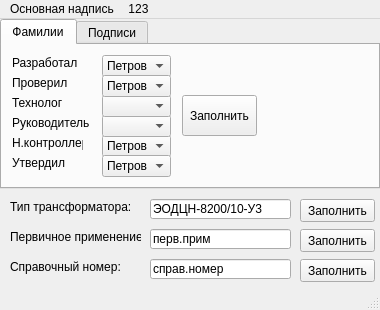
<?xml version="1.0" encoding="UTF-8"?>
<ui version="4.0">
 <class>MainWindow</class>
 <widget class="QMainWindow" name="MainWindow">
  <property name="enabled">
   <bool>true</bool>
  </property>
  <property name="geometry">
   <rect>
    <x>0</x>
    <y>0</y>
    <width>380</width>
    <height>310</height>
   </rect>
  </property>
  <property name="sizePolicy">
   <sizepolicy hsizetype="Fixed" vsizetype="Fixed">
    <horstretch>0</horstretch>
    <verstretch>0</verstretch>
   </sizepolicy>
  </property>
  <property name="windowTitle">
   <string>MainWindow</string>
  </property>
  <widget class="QWidget" name="centralwidget">
   <widget class="QCheckBox" name="checkBox">
    <property name="geometry">
     <rect>
      <x>-140</x>
      <y>300</y>
      <width>70</width>
      <height>17</height>
     </rect>
    </property>
    <property name="text">
     <string>CheckBox</string>
    </property>
   </widget>
   <widget class="QLabel" name="label_9">
    <property name="geometry">
     <rect>
      <x>10</x>
      <y>180</y>
      <width>131</width>
      <height>16</height>
     </rect>
    </property>
    <property name="text">
     <string>Тип трансформатора:</string>
    </property>
   </widget>
   <widget class="QLineEdit" name="lineEdit">
    <property name="geometry">
     <rect>
      <x>150</x>
      <y>180</y>
      <width>141</width>
      <height>20</height>
     </rect>
    </property>
    <property name="text">
     <string>ЭОДЦН-8200/10-У3</string>
    </property>
   </widget>
   <widget class="QTabWidget" name="tabWidget">
    <property name="geometry">
     <rect>
      <x>0</x>
      <y>0</y>
      <width>380</width>
      <height>170</height>
     </rect>
    </property>
    <property name="currentIndex">
     <number>0</number>
    </property>
    <widget class="QWidget" name="tab">
     <attribute name="title">
      <string>Фамилии</string>
     </attribute>
     <widget class="QLabel" name="label_10">
      <property name="geometry">
       <rect>
        <x>10</x>
        <y>50</y>
        <width>71</width>
        <height>16</height>
       </rect>
      </property>
      <property name="text">
       <string>Технолог</string>
      </property>
     </widget>
     <widget class="QLabel" name="label_11">
      <property name="geometry">
       <rect>
        <x>10</x>
        <y>30</y>
        <width>71</width>
        <height>16</height>
       </rect>
      </property>
      <property name="text">
       <string>Проверил</string>
      </property>
     </widget>
     <widget class="QComboBox" name="comboBox_7">
      <property name="geometry">
       <rect>
        <x>100</x>
        <y>90</y>
        <width>69</width>
        <height>22</height>
       </rect>
      </property>
      <item>
       <property name="text">
        <string>Петров</string>
       </property>
      </item>
      <item>
       <property name="text">
        <string>Уфрутов</string>
       </property>
      </item>
      <item>
       <property name="text">
        <string>Сорокин</string>
       </property>
      </item>
      <item>
       <property name="text">
        <string>Круглов</string>
       </property>
      </item>
     </widget>
     <widget class="QLabel" name="label_12">
      <property name="geometry">
       <rect>
        <x>10</x>
        <y>10</y>
        <width>71</width>
        <height>16</height>
       </rect>
      </property>
      <property name="text">
       <string>Разработал</string>
      </property>
     </widget>
     <widget class="QLabel" name="label_13">
      <property name="geometry">
       <rect>
        <x>10</x>
        <y>90</y>
        <width>71</width>
        <height>16</height>
       </rect>
      </property>
      <property name="text">
       <string>Н.контроллер</string>
      </property>
     </widget>
     <widget class="QLabel" name="label_14">
      <property name="geometry">
       <rect>
        <x>10</x>
        <y>110</y>
        <width>71</width>
        <height>16</height>
       </rect>
      </property>
      <property name="text">
       <string>Утвердил</string>
      </property>
     </widget>
     <widget class="QComboBox" name="comboBox_8">
      <property name="geometry">
       <rect>
        <x>100</x>
        <y>10</y>
        <width>69</width>
        <height>22</height>
       </rect>
      </property>
      <item>
       <property name="text">
        <string>Петров</string>
       </property>
      </item>
      <item>
       <property name="text">
        <string>Уфрутов</string>
       </property>
      </item>
      <item>
       <property name="text">
        <string>Сорокин</string>
       </property>
      </item>
      <item>
       <property name="text">
        <string>Круглов</string>
       </property>
      </item>
     </widget>
     <widget class="QComboBox" name="comboBox_9">
      <property name="geometry">
       <rect>
        <x>100</x>
        <y>70</y>
        <width>69</width>
        <height>22</height>
       </rect>
      </property>
      <item>
       <property name="text">
        <string/>
       </property>
      </item>
      <item>
       <property name="text">
        <string>Петров</string>
       </property>
      </item>
      <item>
       <property name="text">
        <string>Уфрутов</string>
       </property>
      </item>
      <item>
       <property name="text">
        <string>Сорокин</string>
       </property>
      </item>
      <item>
       <property name="text">
        <string>Круглов</string>
       </property>
      </item>
     </widget>
     <widget class="QComboBox" name="comboBox_10">
      <property name="geometry">
       <rect>
        <x>100</x>
        <y>110</y>
        <width>69</width>
        <height>22</height>
       </rect>
      </property>
      <item>
       <property name="text">
        <string>Петров</string>
       </property>
      </item>
      <item>
       <property name="text">
        <string>Уфрутов</string>
       </property>
      </item>
      <item>
       <property name="text">
        <string>Сорокин</string>
       </property>
      </item>
      <item>
       <property name="text">
        <string>Круглов</string>
       </property>
      </item>
     </widget>
     <widget class="QComboBox" name="comboBox_11">
      <property name="geometry">
       <rect>
        <x>100</x>
        <y>50</y>
        <width>69</width>
        <height>22</height>
       </rect>
      </property>
      <item>
       <property name="text">
        <string/>
       </property>
      </item>
      <item>
       <property name="text">
        <string>Петров</string>
       </property>
      </item>
      <item>
       <property name="text">
        <string>Уфрутов</string>
       </property>
      </item>
      <item>
       <property name="text">
        <string>Сорокин</string>
       </property>
      </item>
      <item>
       <property name="text">
        <string>Круглов</string>
       </property>
      </item>
     </widget>
     <widget class="QLabel" name="label_15">
      <property name="geometry">
       <rect>
        <x>10</x>
        <y>70</y>
        <width>81</width>
        <height>16</height>
       </rect>
      </property>
      <property name="text">
       <string>Руководитель</string>
      </property>
     </widget>
     <widget class="QComboBox" name="comboBox_12">
      <property name="geometry">
       <rect>
        <x>100</x>
        <y>30</y>
        <width>69</width>
        <height>22</height>
       </rect>
      </property>
      <item>
       <property name="text">
        <string>Петров</string>
       </property>
      </item>
      <item>
       <property name="text">
        <string>Уфрутов</string>
       </property>
      </item>
      <item>
       <property name="text">
        <string>Сорокин</string>
       </property>
      </item>
      <item>
       <property name="text">
        <string>Круглов</string>
       </property>
      </item>
     </widget>
     <widget class="QPushButton" name="pushButton_4">
      <property name="geometry">
       <rect>
        <x>180</x>
        <y>50</y>
        <width>75</width>
        <height>41</height>
       </rect>
      </property>
      <property name="text">
       <string>Заполнить</string>
      </property>
     </widget>
    </widget>
    <widget class="QWidget" name="tab_2">
     <attribute name="title">
      <string>Подписи</string>
     </attribute>
    </widget>
   </widget>
   <widget class="QLabel" name="label">
    <property name="geometry">
     <rect>
      <x>10</x>
      <y>210</y>
      <width>131</width>
      <height>16</height>
     </rect>
    </property>
    <property name="text">
     <string>Первичное применение:</string>
    </property>
   </widget>
   <widget class="QLabel" name="label_2">
    <property name="geometry">
     <rect>
      <x>10</x>
      <y>240</y>
      <width>131</width>
      <height>16</height>
     </rect>
    </property>
    <property name="text">
     <string>Справочный номер:</string>
    </property>
   </widget>
   <widget class="QLineEdit" name="lineEdit_2">
    <property name="geometry">
     <rect>
      <x>150</x>
      <y>210</y>
      <width>141</width>
      <height>20</height>
     </rect>
    </property>
    <property name="text">
     <string>перв.прим</string>
    </property>
   </widget>
   <widget class="QLineEdit" name="lineEdit_3">
    <property name="geometry">
     <rect>
      <x>150</x>
      <y>240</y>
      <width>141</width>
      <height>20</height>
     </rect>
    </property>
    <property name="text">
     <string>справ.номер</string>
    </property>
   </widget>
   <widget class="QPushButton" name="pushButton">
    <property name="geometry">
     <rect>
      <x>300</x>
      <y>180</y>
      <width>75</width>
      <height>23</height>
     </rect>
    </property>
    <property name="text">
     <string>Заполнить</string>
    </property>
   </widget>
   <widget class="QPushButton" name="pushButton_2">
    <property name="geometry">
     <rect>
      <x>300</x>
      <y>210</y>
      <width>75</width>
      <height>23</height>
     </rect>
    </property>
    <property name="text">
     <string>Заполнить</string>
    </property>
   </widget>
   <widget class="QPushButton" name="pushButton_3">
    <property name="geometry">
     <rect>
      <x>300</x>
      <y>240</y>
      <width>75</width>
      <height>23</height>
     </rect>
    </property>
    <property name="text">
     <string>Заполнить</string>
    </property>
   </widget>
  </widget>
  <widget class="QMenuBar" name="menubar">
   <property name="geometry">
    <rect>
     <x>0</x>
     <y>0</y>
     <width>380</width>
     <height>21</height>
    </rect>
   </property>
   <widget class="QMenu" name="menu">
    <property name="title">
     <string>Основная надпись</string>
    </property>
    <addaction name="separator"/>
   </widget>
   <widget class="QMenu" name="menu123">
    <property name="title">
     <string>123</string>
    </property>
   </widget>
   <addaction name="menu"/>
   <addaction name="menu123"/>
  </widget>
  <widget class="QStatusBar" name="statusbar"/>
 </widget>
 <resources/>
 <connections/>
</ui>
